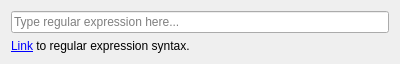
<?xml version="1.0" encoding="UTF-8"?>
<!--
######################################################################################################################
# Copyright (C) 2017-2021 Spine project consortium
# This file is part of Spine Items.
# Spine Items is free software: you can redistribute it and\/or modify it under the terms of the GNU Lesser General
# Public License as published by the Free Software Foundation, either version 3 of the License, or (at your option)
# any later version. This program is distributed in the hope that it will be useful, but WITHOUT ANY WARRANTY;
# without even the implied warranty of MERCHANTABILITY or FITNESS FOR A PARTICULAR PURPOSE. See the GNU Lesser General
# Public License for more details. You should have received a copy of the GNU Lesser General Public License along with
# this program. If not, see <http:\/\/www.gnu.org\/licenses\/>.
######################################################################################################################
-->
<ui version="4.0">
 <class>Form</class>
 <widget class="QWidget" name="Form">
  <property name="geometry">
   <rect>
    <x>0</x>
    <y>0</y>
    <width>400</width>
    <height>57</height>
   </rect>
  </property>
  <property name="windowTitle">
   <string>Form</string>
  </property>
  <layout class="QVBoxLayout" name="verticalLayout">
   <item>
    <widget class="QLineEdit" name="regexp_line_edit">
     <property name="placeholderText">
      <string>Type regular expression here...</string>
     </property>
    </widget>
   </item>
   <item>
    <widget class="QLabel" name="label_2">
     <property name="text">
      <string>&lt;html&gt;&lt;head/&gt;&lt;body&gt;&lt;p&gt;&lt;a href=&quot;https://docs.python.org/3/library/re.html#regular-expression-syntax&quot;&gt;&lt;span style=&quot; text-decoration: underline; color:#0000ff;&quot;&gt;Link&lt;/span&gt;&lt;/a&gt; to regular expression syntax.&lt;/p&gt;&lt;/body&gt;&lt;/html&gt;</string>
     </property>
     <property name="textFormat">
      <enum>Qt::RichText</enum>
     </property>
     <property name="alignment">
      <set>Qt::AlignLeading|Qt::AlignLeft|Qt::AlignTop</set>
     </property>
     <property name="openExternalLinks">
      <bool>true</bool>
     </property>
    </widget>
   </item>
  </layout>
 </widget>
 <resources/>
 <connections/>
</ui>
